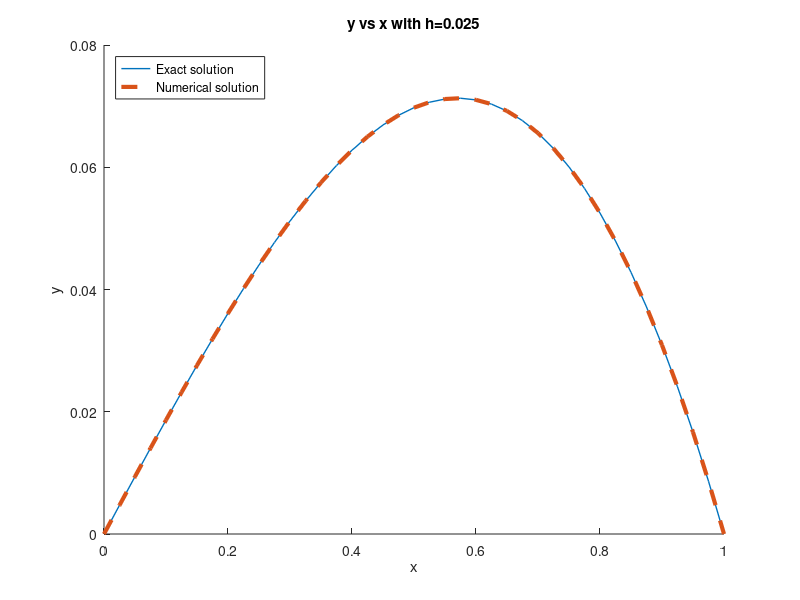
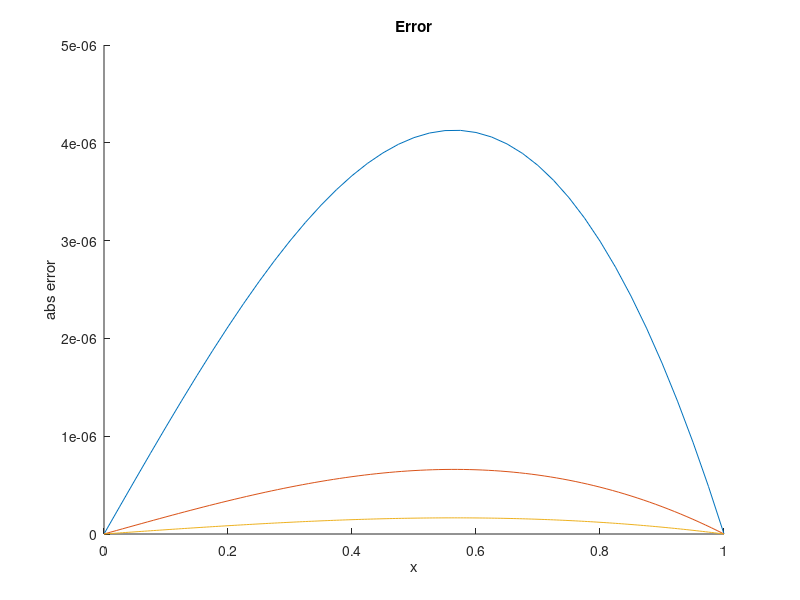
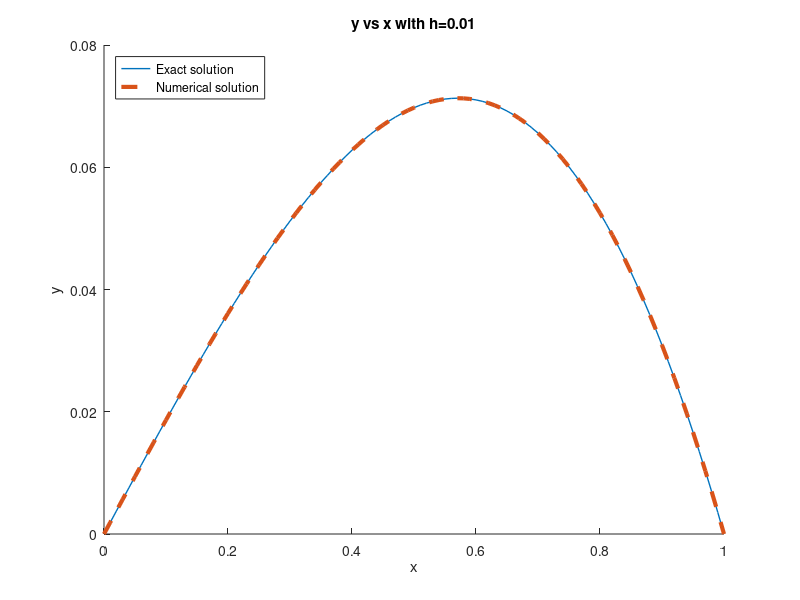
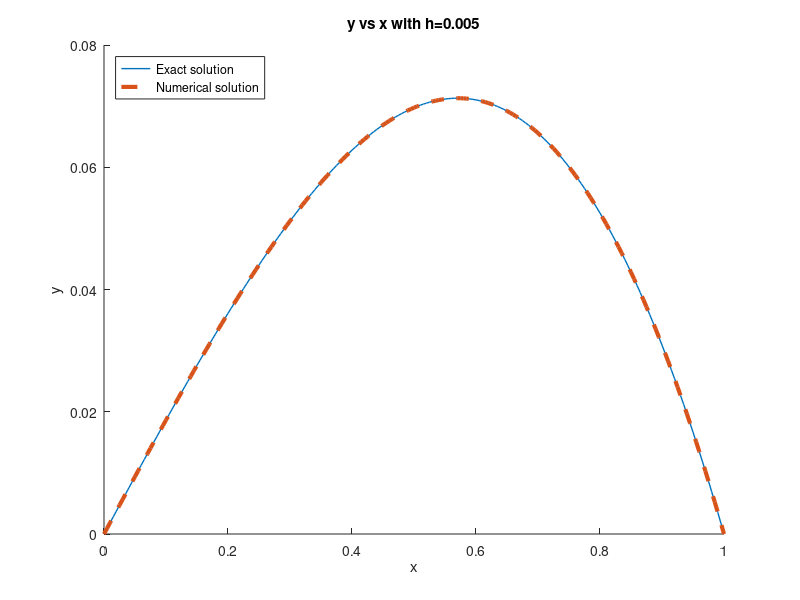

These figures' MATLAB source, in order:
%2ND CENTRAL DIFFERENCE APPROX TRIDIAG 
clear all;
close all; 

h = [0.025 0.01 0.005]; %step size 

lambda = -1; 
L = 1; %length 

%nonhomogenous part of ode 
f = @(x) x; 

%Exact solution 
y = @(x) csc(1)*sin(x)-x;

%iterate for each step size h 
for i=1:length(h)
    
    x = 0:h(i):L; 
    N = length(x)-2; %number of interior points in x
    u = x; 
    
    %Initial conditions 
    u(1) = 0;
    u(N+2) = 0;

    %Create tridiag matrix 
    A = (1/h(i)^2).*(diag(-1*ones(N-1,1), -1) + diag((2+lambda*h(i)^2)*ones(N,1), 0) + diag(-1*ones(N-1,1), 1));

    %Create f matrix 
    F = f(x(2:N+1));
    F(1) = F(1) + u(1)/h(i)^2; 
    F(N) = F(N) + u(N+2)/h(i)^2;
    
    %linearlly solve the matrices system 
    u(2:N+1) = linsolve(A, F');

    %plot the numerical solution 
    figure 
    hold on
    plot(x, y(x), 'linewidth', 1);
    plot(x, u,'--','linewidth', 3);
    xlabel('x');
    ylabel('y');
    legend({'Exact solution','Numerical solution'}, 'location','northwest');
    title(['y vs x with h=',num2str(h(i))]);

    figure(2)
    hold on 
    err = abs(y(x) - u);
    plot(x, err);
    xlabel('x');
    ylabel('abs error');
    title('Error');
end
